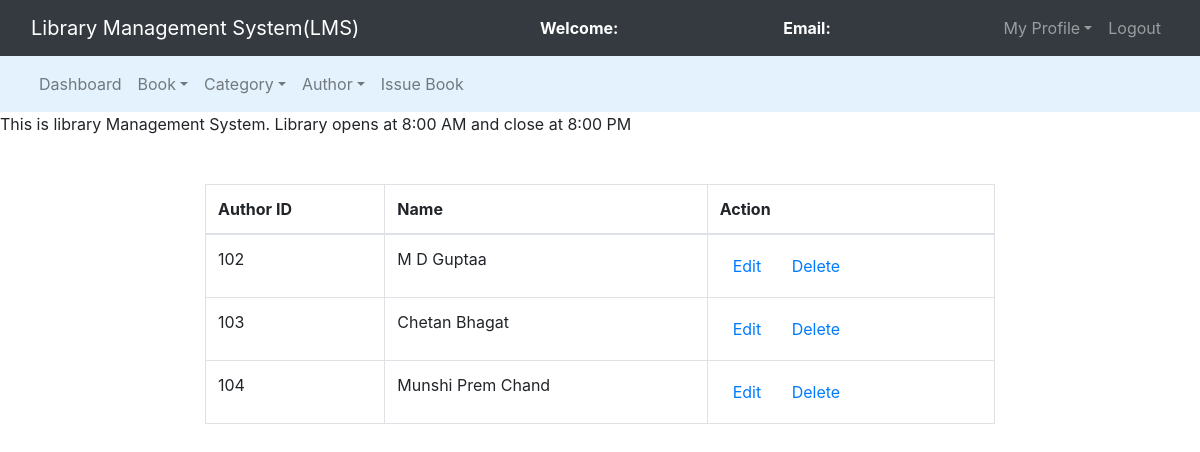
Screenshot of /admin/manage_author.php with the database file from the repository.
### tables this page shows
CREATE TABLE `authors` (
  `author_id` int(11) NOT NULL,
  `author_name` varchar(250) NOT NULL
);

### admin/manage_author.php (the view, shortened to what this page needs)
<!DOCTYPE html>
<html>
<head>
	<link rel="stylesheet" type="text/css" href="../bootstrap-4.4.1/css/bootstrap.min.css">
</head>
<body>
	<nav class="navbar navbar-expand-lg navbar-dark bg-dark">
		<div class="container-fluid">
			<div class="navbar-header">
				<a class="navbar-brand" href="index.php">Library Management System(LMS)</a>
			</div>
			<font style="color: white"><span><strong>Welcome: <?php echo $_SESSION['name'];?></strong></span></font>
			<font style="color: white"><span><strong>Email: <?php echo $_SESSION['email'];?></strong></span></font>
			<ul class="nav navbar-nav navbar-right">
				<li class="nav-item dropdown">
					<a class="nav-link dropdown-toggle" data-toggle="dropdown">My Profile</a>
				</li>
				<li class="nav-item"><a class="nav-link" href="../logout.php">Logout</a></li>
			</ul>
		</div>
	</nav>
<nav class="navbar navbar-expand-lg navbar-light" style="background-color: #e3f2fd">
	<div class="container-fluid">
		<ul class="nav navbar-nav navbar-center">
			<li class="nav-item">
				<a href="admin_dashboard.php" class="nav-link">Dashboard</a>
			</li>
			<li class="nav-item dropdown">
				<a class="nav-link dropdown-toggle" data-toggle="dropdown">Book</a>
			</li>
			<li class="nav-item dropdown">
				<a class="nav-link dropdown-toggle" data-toggle="dropdown">Category</a>
			</li>
			<li class="nav-item dropdown">
				<a class="nav-link dropdown-toggle" data-toggle="dropdown">Author</a>
			</li>
			<li class="nav-item">
				<a href="" class="nav-link">Issue Book</a>
			</li>
		</ul>
	</div>
</nav>
	<span><marquee>This is library Management System. Library opens at 8:00 AM and close at 8:00 PM</marquee></span><br><br>
	<div class="row">
		<div class="col-md-2"></div>
		<div class="col-md-8">
			<table class="table table-bordered table-hover">
				<thead>
					<tr>
						<th>Author ID</th>
						<th>Name</th>
						<th>Action</th>
					</tr>
				</thead>
				<?php
					$connection = mysqli_connect("localhost","root","");
					$query = "select * from authors";
					$query_run = mysqli_query($connection,$query);
					while($row = mysqli_fetch_assoc($query_run)){
						?>
						<tr>
							<td><?php echo $row['author_id'];?></td>
							<td><?php echo $row['author_name'];?></td>
							<td>
								<button class="btn" name=""><a href="edit_author.php?aid=<?php echo $row['author_id'];?>">Edit</a></button>
								<button class="btn" name=""><a href="delete_author.php?aid=<?php echo $row['author_id'];?>">Delete</a></button>
							</td>
						</tr>
						<?php
					}
				?>
			</table>
		</div>
		<div class="col-md-2"></div>
	</div>
</body>
</html>

### rows the page displays
authors: author_id "102", author_name "M D Guptaa"
authors: author_id "103", author_name "Chetan Bhagat"
authors: author_id "104", author_name "Munshi Prem Chand"
